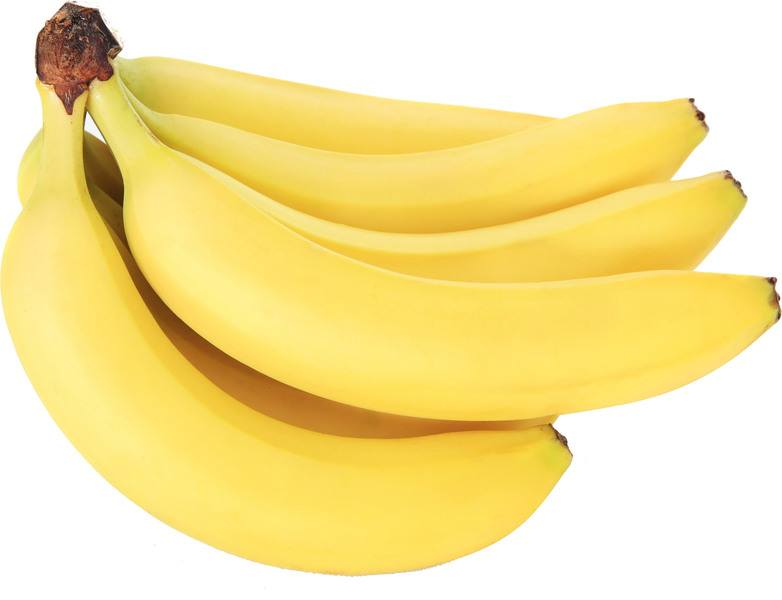
#> input picture data/banana/1.jpg, 782 x 600 px; the run also reads 1 picture not shown here
$ python tutorial001.py
#> lines starting #> are read from the running program, lines starting #| are printed output that depends on the picture
import cv2
import numpy as np

image1 = cv2.imread("../data/banana/1.jpg")
#> image1 is the input picture: shape (600, 782, 3); mean B, G, R 155.4, 227.8, 246.5
image2 = cv2.imread("../data/banana/2.jpg")
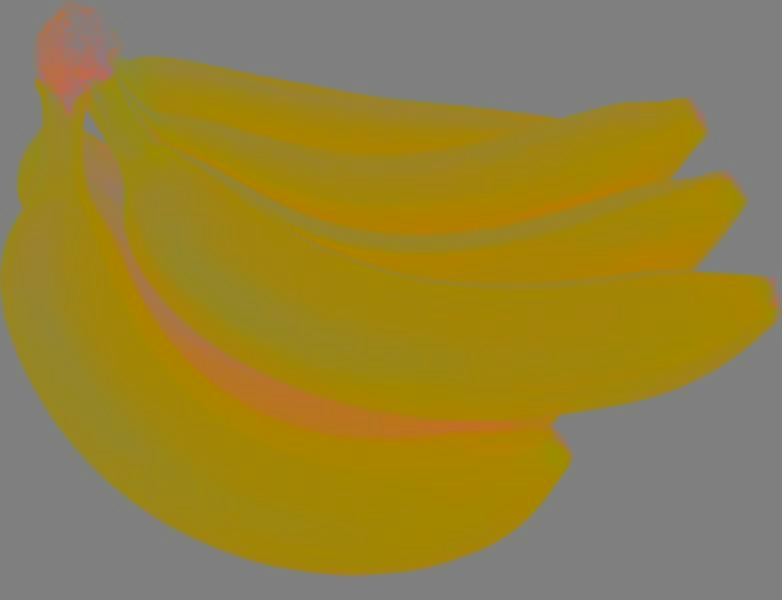
#> input picture data/banana/2.jpg, 782 x 600 px
#> image2 is the input picture: shape (600, 782, 3); mean B, G, R 58.3, 130, 148.7
image3 = cv2.imread("../data/banana/3.jpg")

difference = cv2.subtract(image1, image2)
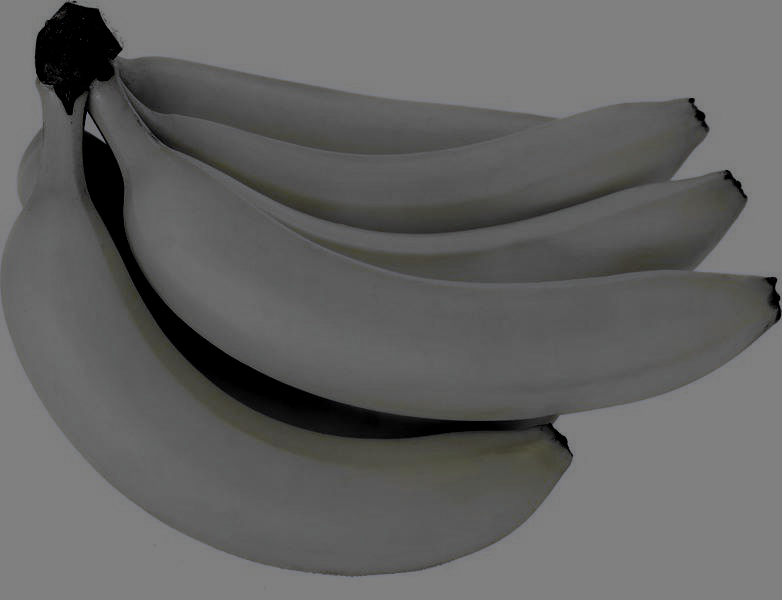
#> difference: shape (600, 782, 3); mean B, G, R 98.3, 98.9, 98.9

result = not np.any(difference)
#> result = False

if result is True:
    print("The images are the same")
else:
    cv2.imwrite("result.jpg", difference)
    print("The images are the different")
